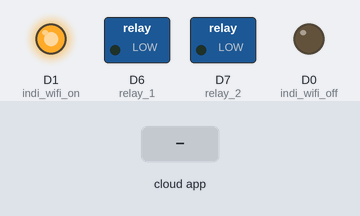
A sketch run on a simulated ESP8266 (NodeMCU). On the bench: switched loads named in the sketch (green lamp = pin HIGH), output pins drawn as LEDs (lit = HIGH). The inputs (shaded band) are chosen by the test bench. WiFi joins after 1.5 s; servers stay silent unless stated; the Firebase database answers and starts empty; what the sketch prints to the serial monitor is not drawn.

Above: at 2.8 s.
2.9 s: the phone or cloud app sets Lampu_1 to 1
At 3.8 s:
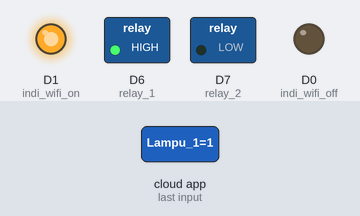
4.4 s: the phone or cloud app sets Lampu_2 to 1
At 5.7 s:
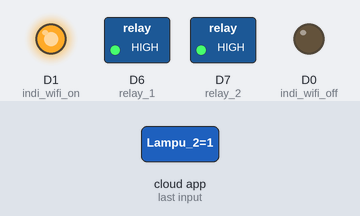
6.1 s: the phone or cloud app sets Lampu_1 to 0
At 7.4 s:
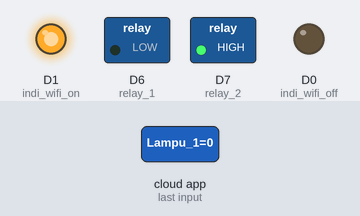
7.7 s: the phone or cloud app sets Lampu_2 to 0
At 8.3 s:
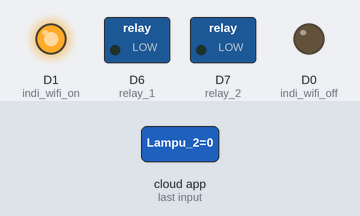
Timing chart, 0 to 10.4 s (numbered marks = the images above; inputs shaded):
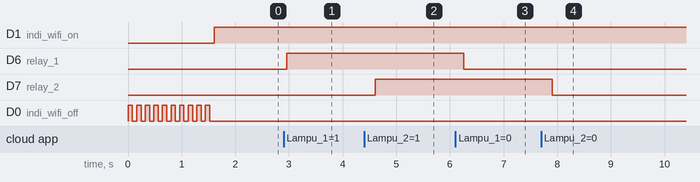

The sketch:

smarthome_firebase.ino
```cpp
// firebase
#include "FirebaseESP8266.h"
#include <ESP8266WiFi.h>

#define FIREBASE_HOST "....................."//sesuaikan dengan host firebase yang mau di koneksikan
#define FIREBASE_AUTH ".................."//sesuaikan dengan aut firebase yang mau di koneksikan
#define WIFI_SSID "................"//nama ssid yang terhubung
#define WIFI_PASSWORD "................"//password yang terhubung
//status indikator wifi
#define indi_wifi_off D0
#define indi_wifi_on D1
FirebaseData firebaseData;

//relay
#define relay_1 D6
#define relay_2 D7

void setup() {
  // program setup
  Serial.begin(9600);
  pinMode(relay_1, OUTPUT);//setup pin menjadi output
  pinMode(relay_2, OUTPUT);
  pinMode(indi_wifi_off, OUTPUT);
  pinMode(indi_wifi_on, OUTPUT);
  digitalWrite(indi_wifi_on, LOW);

  //WiFi
  WiFi.begin(WIFI_SSID, WIFI_PASSWORD);
  Serial.print("Connecting to Wi-Fi");
  Serial.println();
  // jika wifi belum terhubung maka program akan berjalan di dalam function while
  while (WiFi.status() != WL_CONNECTED)
  {
    digitalWrite(indi_wifi_off, HIGH);
    delay(80);
    digitalWrite(indi_wifi_off, LOW);
    delay(80);
  }
  // jika wifi sudah terhubung
  Serial.print("Connected with IP: ");
  Serial.println(WiFi.localIP());
  Serial.println();

  Firebase.begin(FIREBASE_HOST, FIREBASE_AUTH);
  Firebase.reconnectWiFi(true);
}

void loop() {
  //program loop
  if (WiFi.status() == WL_CONNECTED)
  {
    digitalWrite(indi_wifi_on, HIGH);
    digitalWrite(indi_wifi_off, LOW);
  }

  // lamp1 control
  String lamp1;
  Firebase.getString(firebaseData, "Lampu_1");
  lamp1 = firebaseData.stringData();
  if (lamp1 == "0") {
    digitalWrite(relay_1, LOW);
  }
  if (lamp1 == "1") {
    digitalWrite(relay_1, HIGH);
  }
  // lamp2 control
  String lamp2;
  Firebase.getString(firebaseData, "Lampu_2");
  lamp2 = firebaseData.stringData();
  if (lamp2 == "0") {
    digitalWrite(relay_2, LOW);
  }
  if (lamp2 == "1") {
    digitalWrite(relay_2, HIGH);
  }
}
```

Measured:
- after the input at 2.9 s, D6 (relay_1): LOW → HIGH after 0.06 s
- after the input at 4.4 s, D7 (relay_2): LOW → HIGH after 0.21 s
- after the input at 6.1 s, D6 (relay_1): HIGH → LOW after 0.16 s
- after the input at 7.7 s, D7 (relay_2): HIGH → LOW after 0.21 s
